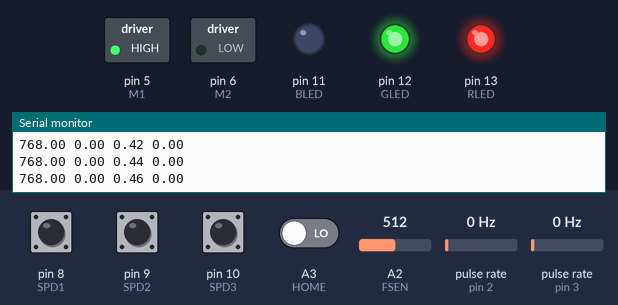
The sketch below on a simulated Arduino Uno, built with avr-gcc and run on an emulated ATmega328P. On the bench: switched loads named in the sketch (green lamp = pin HIGH), output pins drawn as LEDs (lit = HIGH), the last lines printed to the serial monitor. Wiring (inferred from the names in the program): 2 × pulse sensor: data pin 2 / data pin 3. Dashed ring = blinking. The inputs (shaded band) are chosen by the test bench; at power-on: pin 8 (SPD1), pin 9 (SPD2), pin 10 (SPD3) HIGH, A3 (HOME) LOW, A2 (FSEN) = 512, pulse rate (sensors on pin 2, pin 3) 0 Hz.

Above: at 1.2 s.
1.3 s: pin 9 (SPD2) pulled LOW for 0.15 s
At 2.5 s:
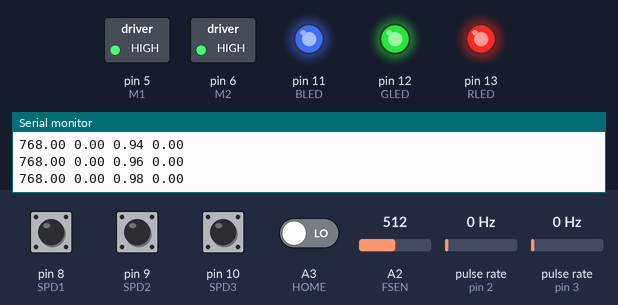
2.9 s: pin 8 (SPD1) pulled LOW for 0.15 s
At 4.1 s:
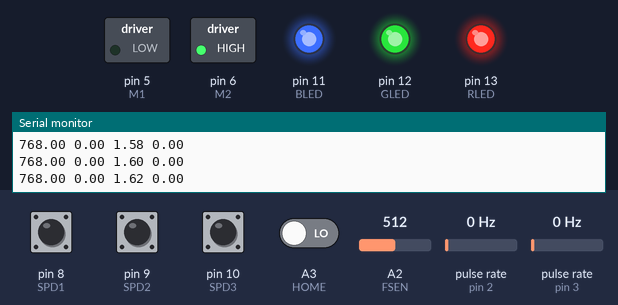
6.0 s: pin 9 (SPD2) pulled LOW for 1 s
At 7.3 s:
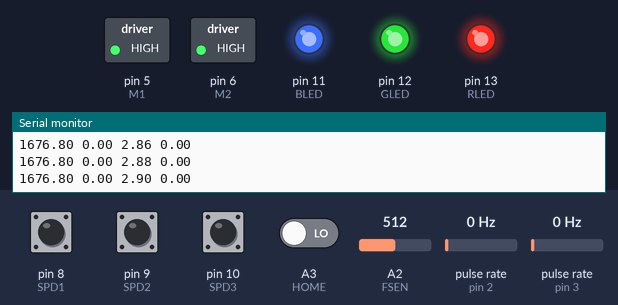
8.5 s: pin 8 (SPD1) pulled LOW for 1 s
At 10.0 s:
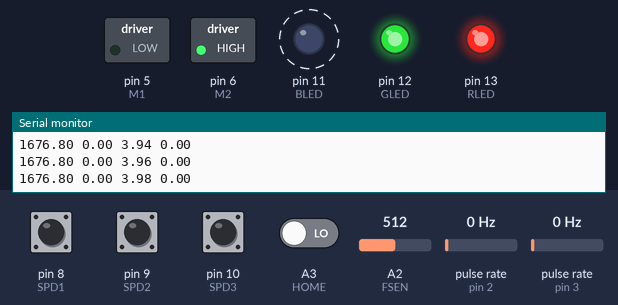
Timing chart, 0 to 13.5 s (numbered marks = the images above; inputs shaded):
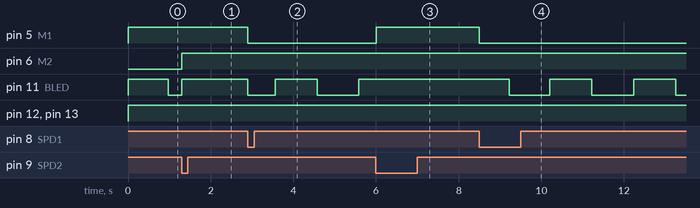

Measured:
- after the input at 1.3 s, pin 6 (M2): LOW → HIGH at once; pin 11 (BLED): LOW → HIGH after 0.00 s instead of 0.65 s
- after the input at 2.9 s, pin 5 (M1): HIGH → LOW at once; pin 11 (BLED): HIGH → LOW at once, → HIGH 0.66 s later, → LOW 1.0 s later, → HIGH 1.0 s later
- after the input at 6.0 s, pin 5 (M1): LOW → HIGH at once; pin 11 (BLED): stays HIGH (without the input it goes to LOW after 0.60 s)
- after the input at 8.5 s, pin 5 (M1): HIGH → LOW at once; pin 11 (BLED): alternates HIGH for 1.0 s and LOW for 1.0 s, starting after 0.72 s

The sketch:

IneedleV2.ino
```cpp
#include "IneedleV2.h"

byte mode = 0;
int motorDir=0;

byte SysStatus=0;
long SysCnt=0;

boolean InputFin = false;
boolean CalcFin = false;

int ADCvalue;
long ADCcnt = 0;
int offset = 212;
float ReactionForce = 0.0;

int EncoderPos = 0;
const float PitchPerPulse = 0.7/348.0;
float CurrentPosition = 0.0;

float TimeTick = 0.0;
float Command = 0.0;

byte txDataBuf[18]={0};

void setup() {
	Serial.begin(115200);

	noInterrupts();
  pinMode(M1,OUTPUT);
  pinMode(M2,OUTPUT);
  pinMode(EncoderCH1, INPUT_PULLUP);
  pinMode(EncoderCH2, INPUT_PULLUP);
//pinMode( SPD0,	INPUT_PULLUP);
	pinMode( SPD1,	INPUT_PULLUP);
	pinMode( SPD2,	INPUT_PULLUP);
	pinMode( SPD3,	INPUT_PULLUP);
	pinMode( RLED,	OUTPUT);
	pinMode( GLED,	OUTPUT);
	pinMode( BLED,	OUTPUT);
  pinMode( FSEN,  INPUT);
  pinMode( HOME,  INPUT);

	Timer1.initialize(PRIOD_US);
	Timer1.attachInterrupt(svcADC);
	Timer1.start();

	attachInterrupt(0, doEncoderA, CHANGE);
	attachInterrupt(1, doEncoderB, CHANGE);

	interrupts();

  mode = 3;
  //turn_off();
	//motorDir=0;
	SysStatus = 0;
}

void loop() {
  svcStatus();
  calc();
  svcSafety();
  targetcheck();
	test();
  //sendData();
	SysCnt++;
}
```

IneedleV2.h
```cpp
#include <TimerOne.h>

#define EncoderCH1    2
#define EncoderCH2    3

#define M1    5
#define M2    6

#define SPD0		7
#define SPD1		8
#define SPD2		9
#define SPD3		10

#define RLED    13
#define GLED    12
#define BLED    11

#define FSEN		A2
#define HOME    A3

#define PRIOD_US	50000

#define ValuePerGram    2.56
#define ReductionRatio  29
#define PulsePerTurn    ReductionRatio*12
#define PitchPerTurn    0.7
#define PITCH           60.0

#define TargetPosition 30.0
#define Difference 55.0

union DataConv {
  float  flt;
  byte  byt[4];
} tmpDataUnion;
```

service.ino
```cpp
void svcADC()
{
  static int sum = 0;

  ADCvalue = analogRead(FSEN);

  if(ADCcnt>=0 && ADCcnt<100)
  {
    sum += ADCvalue;
    //turn_on(RLED);
  }
  else if(ADCcnt==100)
  {
    offset = sum/100;
    sum = 0;
  }
  ADCcnt++;
  InputFin = true;
}

void svcStatus()
{
  byte swStatus = getswStatus();
  if (mode != swStatus && swStatus != 0)
  {
    mode = swStatus;
  }
  switch(mode)
  {
    case 1:
      Motor_F();
      blink_(BLED);
      Command = 0.0;
      break;
    case 2:
      Motor_S();
      turn_off();
      Command = 0.0;
      break;
    case 3:
      Motor_R();
      blink_(BLED);
      Command = 0.0;
      break;
    case 4:
      Motor_S();
      turn_on(GLED);
      Command = 100.0;
      break;
    default:
      Motor_S();
      turn_off();
      break;
  }
}

void svcSafety()
{
  if ((digitalRead(HOME)==HIGH) && (motorDir == -1))
  {
    mode = 0;
    Command = 0.0;
    EncoderPos = 0;
    ADCcnt = 0;
  }
  else if((CurrentPosition > PITCH) && (motorDir == 1))
  {
    mode = 0;
    Command = 200.0;
  }
  /*
  else if(Command == 100.0)
  {
    if(mode == 1)
    {
      error();
    }
  }
  */
}

void error()
{
  Motor_S();
  blink_(RLED);
}

void calc()
{
  if(InputFin==true)
  {
    ReactionForce = (float)(ADCvalue-offset)*ValuePerGram;
    CurrentPosition = (float)(EncoderPos)*PitchPerPulse;
    TimeTick = (float)(ADCcnt)*0.02;
    InputFin = false;
    CalcFin = true;
  }
}

void targetcheck()
{
  float newForce = ReactionForce;
  static float oldForce = 0;
  //static byte CheckCnt = 0;

  if((motorDir == 1) && (CurrentPosition > TargetPosition))
  {
    if(oldForce == 0)
    {
      oldForce = ReactionForce;
    }
    else
    {
      if((oldForce - newForce) > Difference)
      {
        //CheckCnt++;
        mode = 4;
        oldForce = 0;
      }
      else
      {
        oldForce = newForce;
      }
    }
  }
}

void test()
{
  if(CalcFin==true)
  {

    //Serial.print(mode);
    //Serial.print("\t");

    Serial.print(ReactionForce);
    Serial.print(" ");
    Serial.print(CurrentPosition);
    Serial.print(" ");
    Serial.print(TimeTick);
    Serial.print(" ");
    Serial.println(Command);

    //Serial.println(EncoderPos);

    //Serial.print(ReactionForce);
    //Serial.print(" ");
    //Serial.println(CurrentPosition);
    CalcFin=false;
  }
}

void sendData()
{
  if(CalcFin==true)
  {
    txDataBuf[0] = 0x0D;
    txDataBuf[1] = 0x0A;
    memcpy(&(txDataBuf[2]), &ReactionForce, 4);
    memcpy(&(txDataBuf[6]), &CurrentPosition, 4);
    memcpy(&(txDataBuf[10]), &TimeTick, 4);
    memcpy(&(txDataBuf[14]), &Command, 4);
    Serial.write(txDataBuf, 18);
    CalcFin=false;
  }
}
```

util.ino
```cpp
byte getswStatus()
{
  if(digitalRead(SPD1)==LOW)
  { return 1; }
  else if(digitalRead(SPD2)==LOW)
  { return 2; }
  else if(digitalRead(SPD3)==LOW)
  { return 3; }
  else
  { return 0; }
}

void doEncoderA(){
  EncoderPos += (digitalRead(EncoderCH1)==digitalRead(EncoderCH2))?-1:1;
}

void doEncoderB(){
  EncoderPos += (digitalRead(EncoderCH1)==digitalRead(EncoderCH2))?1:-1;
}

void Motor_R(){
  digitalWrite(M1, HIGH);
  digitalWrite(M2, LOW);
  motorDir=-1;
}

void Motor_F(){
  digitalWrite(M1, LOW);
  digitalWrite(M2, HIGH);
  motorDir=1;
}

void Motor_S(){
  digitalWrite(M1, HIGH);
  digitalWrite(M2, HIGH);
  motorDir=0;
}

void turn_off(){
  digitalWrite(BLED, HIGH);
  digitalWrite(GLED, HIGH);
  digitalWrite(RLED, HIGH);
}

void turn_on(int LED){
  if(LED==11){
    digitalWrite(BLED, LOW);
    digitalWrite(GLED, HIGH);
    digitalWrite(RLED, HIGH);
  }
  else if(LED==12){
    digitalWrite(BLED, HIGH);
    digitalWrite(GLED, LOW);
    digitalWrite(RLED, HIGH);
  }
  else if(LED==13){
    digitalWrite(BLED, HIGH);
    digitalWrite(GLED, HIGH);
    digitalWrite(RLED, LOW);
  }
  else {
    turn_off();
  }
}

void blink_(int LED){
  static bool toggle = 0;
  if(SysCnt%10000==0)
  {
    toggle ^= 1;
  }
  if(LED==11){
    digitalWrite(BLED, toggle);
    digitalWrite(GLED, HIGH);
    digitalWrite(RLED, HIGH);
  }
  else if(LED==12){
    digitalWrite(BLED, HIGH);
    digitalWrite(GLED, toggle);
    digitalWrite(RLED, HIGH);
  }
  else if(LED==13){
    digitalWrite(BLED, HIGH);
    digitalWrite(GLED, HIGH);
    digitalWrite(RLED, toggle);
  }
  else {
    turn_off();
  }
}
```
